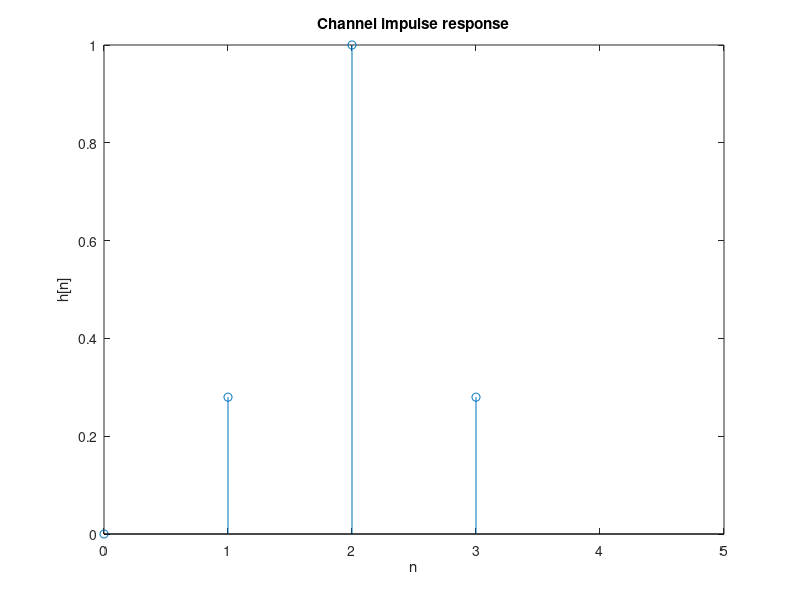
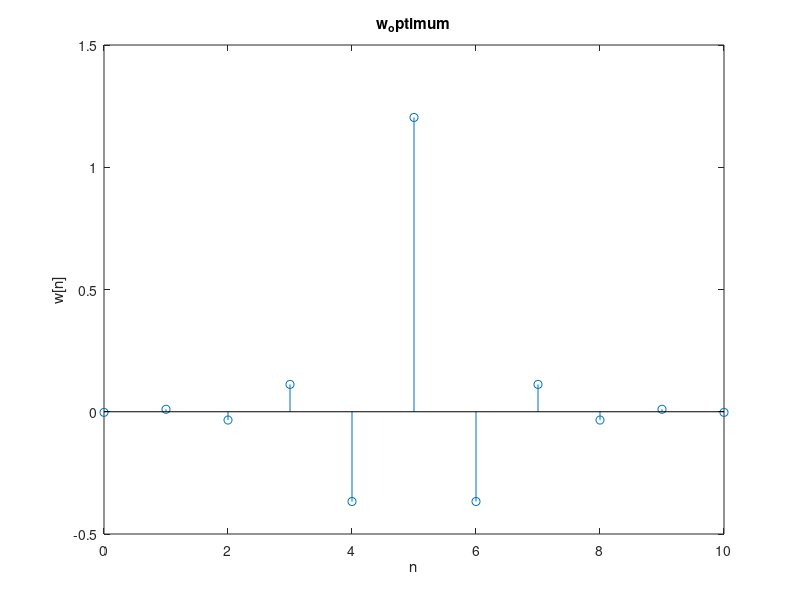
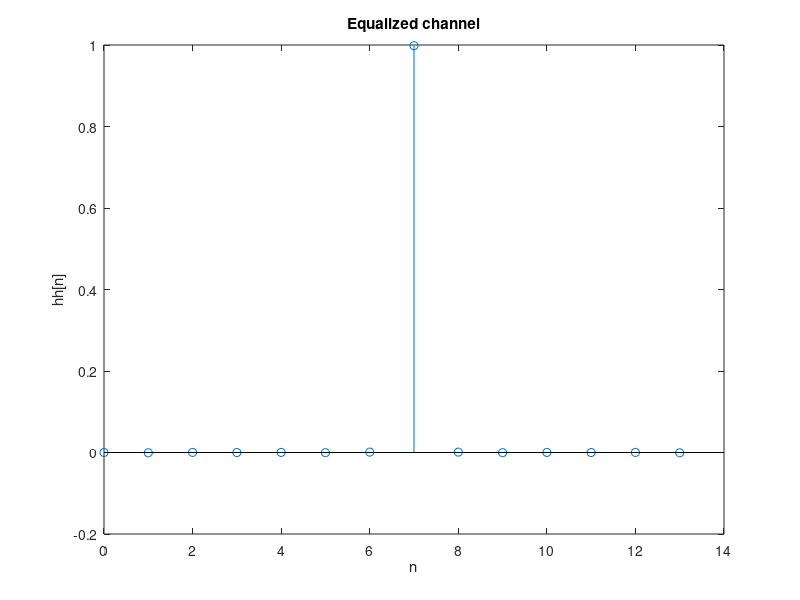
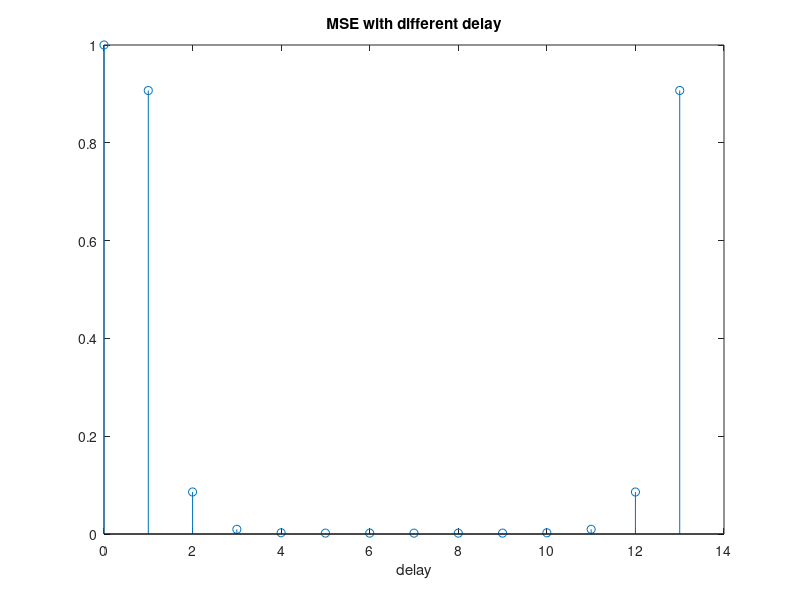

MATLAB code to generate these figures, in order:

clear all
W=3.1;
noise_power=0.001;

n = 1:3;
h1 = 0.5*(1+cos((2*pi/W)*(n-2)));    
h = [zeros(1) h1];
h=h.';
N=100000;
M=11;
x=(rand(N,1)>0.5)*2-1;

H=[h.' zeros(1,M-1)];
for i=2:M
    H(i,:)=circshift(H(i-1,:),1);
end

u=conv(h,x);
u=u+sqrt(noise_power)*randn(length(u),1);

R=H*H.'+noise_power*eye(M);
e=[1 zeros(1,13)].';

for delay=0:13
    p=H*e;
    e=circshift(e,1);
    w=R\p;
    
    h_eq=conv(w,h);
    xx=conv(u,w);
    xxx=xx(delay+1:delay+N);
    
    MSE(delay+1)=mean((xxx-x).^2);
    %MSE(delay+1)=var(xxx-x);
    %MSE(delay+1)=(xxx(1)-x(1)).^2;
    
    if MSE(delay+1)==min(MSE)
        w_opt=w;
        hh_opt=h_eq;
        p_opt=p;
        e_opt=e;
        delay_opt=delay;
    end
end

figure(1)
stem(0:length(h)-1,h);
axis([0, 5,-inf, inf]);
title('Channel impulse response');
xlabel('n');ylabel('h[n]');

figure(2)
stem(0:length(w_opt)-1,w_opt)
title('w_optimum');
xlabel('n');ylabel('w[n]');

figure(3)
stem(0:length(hh_opt)-1,hh_opt)
title('Equalized channel')
xlabel('n');ylabel('hh[n]');

figure(4)
stem(0:length(MSE)-1,MSE);
title('MSE with different delay');
xlabel('delay');
w_opt=w_opt.'
min(MSE)